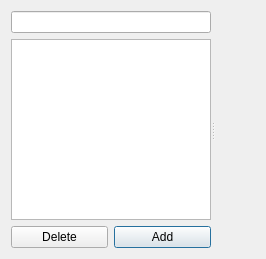
<?xml version="1.0" encoding="UTF-8"?>
<ui version="4.0">
 <class>Contacts</class>
 <widget class="QWidget" name="Contacts">
  <property name="geometry">
   <rect>
    <x>0</x>
    <y>0</y>
    <width>266</width>
    <height>259</height>
   </rect>
  </property>
  <property name="windowTitle">
   <string>Contacts</string>
  </property>
  <layout class="QGridLayout" name="gridLayout">
   <item row="0" column="0">
    <widget class="QSplitter" name="splitter">
     <property name="orientation">
      <enum>Qt::Horizontal</enum>
     </property>
     <widget class="QWidget" name="layoutWidget">
      <layout class="QVBoxLayout" name="verticalLayout">
       <item>
        <widget class="QLineEdit" name="filter"/>
       </item>
       <item>
        <widget class="QListView" name="contacts">
         <property name="sizePolicy">
          <sizepolicy hsizetype="Expanding" vsizetype="Expanding">
           <horstretch>0</horstretch>
           <verstretch>0</verstretch>
          </sizepolicy>
         </property>
         <property name="minimumSize">
          <size>
           <width>200</width>
           <height>0</height>
          </size>
         </property>
        </widget>
       </item>
       <item>
        <layout class="QHBoxLayout" name="horizontalLayout">
         <item>
          <widget class="QPushButton" name="remove">
           <property name="text">
            <string>Delete</string>
           </property>
           <property name="icon">
            <iconset theme="edit-delete"/>
           </property>
          </widget>
         </item>
         <item>
          <widget class="QPushButton" name="add">
           <property name="text">
            <string>Add</string>
           </property>
           <property name="default">
            <bool>true</bool>
           </property>
          </widget>
         </item>
        </layout>
       </item>
      </layout>
     </widget>
     <widget class="QWidget" name="oneContact" native="true">
      <property name="sizePolicy">
       <sizepolicy hsizetype="Expanding" vsizetype="Preferred">
        <horstretch>0</horstretch>
        <verstretch>0</verstretch>
       </sizepolicy>
      </property>
     </widget>
    </widget>
   </item>
  </layout>
 </widget>
 <tabstops>
  <tabstop>filter</tabstop>
  <tabstop>contacts</tabstop>
  <tabstop>remove</tabstop>
  <tabstop>add</tabstop>
 </tabstops>
 <resources/>
 <connections/>
</ui>
